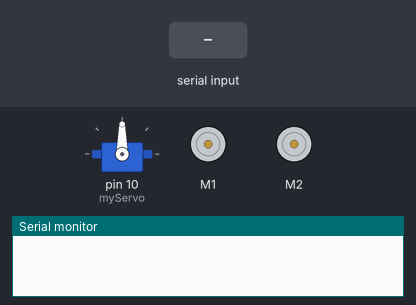
Simulated run of this sketch. Board: Arduino Uno, built with avr-gcc and run on an emulated ATmega328P. Parts: servo, 2 × DC motor (green arrow = forward, orange = backward, longer = faster), the last lines printed to the serial monitor. The inputs (shaded band) are chosen by the test bench.

Above: at 1.2 s.
1.3 s: "belok kanan" received over Serial
At 2.2 s:
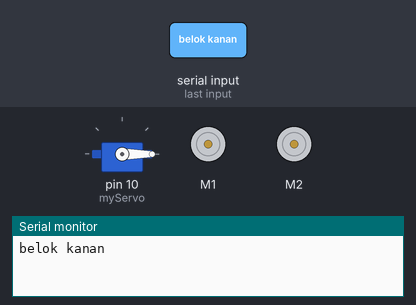
4.3 s: "maju" received over Serial
7.3 s: "mundur" received over Serial
At 8.5 s:
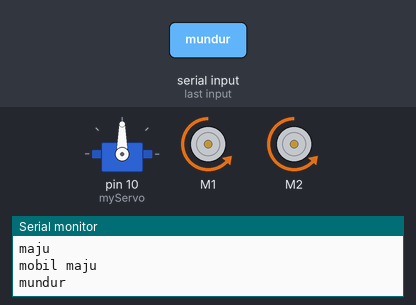
10.3 s: "belok kiri" received over Serial
At 11.1 s:
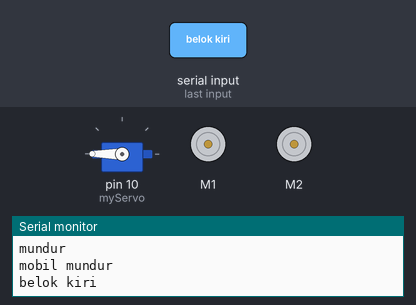
13.3 s: "belok kanan" received over Serial
At 16.3 s:
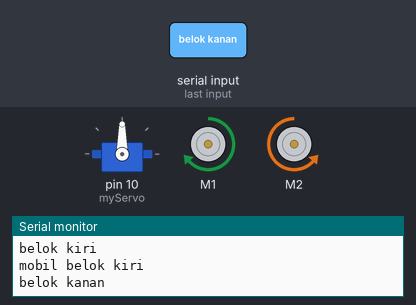
Timing chart, 0 to 17.0 s (numbered marks = the images above; inputs shaded):
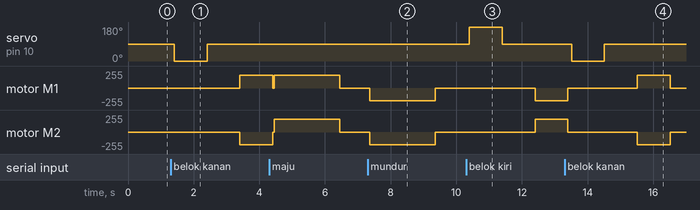

Measured:
- after the input at 1.3 s, servo on pin 10 (myServo): 90° → 0° after 0.11 s, → 90° 1.0 s later; motor M1: stopped → forward 190/255 after 2.1 s; motor M2: stopped → backward 190/255 after 2.1 s
- after the input at 7.3 s, motor M1, motor M2: stopped → backward 188/255 after 0.06 s, → stopped 2.0 s later
- after the input at 10.3 s, servo on pin 10 (myServo): 90° → 180° after 0.10 s, → 90° 1.0 s later; motor M1: stopped → backward 190/255 after 2.1 s; motor M2: stopped → forward 190/255 after 2.1 s
- after the input at 13.3 s, servo on pin 10 (myServo): 90° → 0° after 0.21 s, → 90° 1.0 s later

The sketch:

Voice_Controlled_Car.ino
```cpp
//viral science
//voice controlled car

#include <AFMotor.h> //Adafruit Motor Shield Library. First you must download and install AFMotor library
#include <Servo.h>   //Servo library. This is standard library. (Sketch -> Include Library -> Servo)
String voice;

AF_DCMotor motor1 (1, MOTOR12_1KHZ); //create motor #1 using M1 output on Motor Drive Shield, set to 1kHz PWM frequency
AF_DCMotor motor2 (2, MOTOR12_1KHZ); //create motor #2 using M2 output on Motor Drive Shield, set to 1kHz PWM frequency
Servo myServo; //define servo name

void setup()
{
  Serial.begin(9600); //start serial communication
  myServo.attach(10); //define our servo pin (the motor shield servo1 input = digital pin 10)
  myServo.write(90);  //servo position is 90 degrees

}

void loop() {
while (Serial.available()){ //Check if there is an available byte to read
delay(10); //Delay added to make thing stable
char c = Serial.read(); //Conduct a serial read
if (c == '#')
{break;} //Exit the loop when the # is detected after the word
voice += c; //Shorthand for voice = voice + c
}
if (voice.length() > 0){
Serial.println(voice);
if (voice == "maju"){
forward_car();
Serial.println("mobil maju");
      }
    else if(voice == "mundur"){
      back_car();
      Serial.println("mobil mundur");
      }
    else if(voice == "belok kanan") {
      right_car();
      Serial.println("mobil belok kanan");
    }
    else if(voice == "belok kiri") {
      left_car();
      Serial.println("mobil belok kiri");
    }
    else if(voice == "berhenti") {
      stop_car();
      Serial.println("mobil berhenti");
    }

  voice=""; //Reset the variable after initiating
  }
}

void forward_car()
{
  motor1.run(FORWARD);
  motor1.setSpeed(700);
  motor2.run(FORWARD);
  motor2.setSpeed(700);
  delay(2000);
  motor1.run(RELEASE);
  motor2.run(RELEASE);
}

void back_car()
{
  motor1.run(BACKWARD);
  motor1.setSpeed(700);
  motor2.run(BACKWARD);
  motor2.setSpeed(700);
  delay(2000);
  motor1.run(RELEASE);
  motor2.run(RELEASE);
}

void right_car()
{
  myServo.write(0);
  delay(1000);
  myServo.write(90);
  delay(1000);
  motor1.run(FORWARD);
  motor1.setSpeed(190);
  motor2.run(BACKWARD);
  motor2.setSpeed(190);
  delay(1000);
  motor1.run(RELEASE);
  motor2.run(RELEASE);
}

void left_car()
{
  myServo.write(180);
  delay(1000);
  myServo.write(90);
  delay(1000);
  motor1.run(BACKWARD);
  motor1.setSpeed(190);
  motor2.run(FORWARD);
  motor2.setSpeed(190);
  delay(1000);
  motor1.run(RELEASE);
  motor2.run(RELEASE);
}

void stop_car ()
{
  motor1.run(RELEASE);
  motor2.run(RELEASE);
}
```
